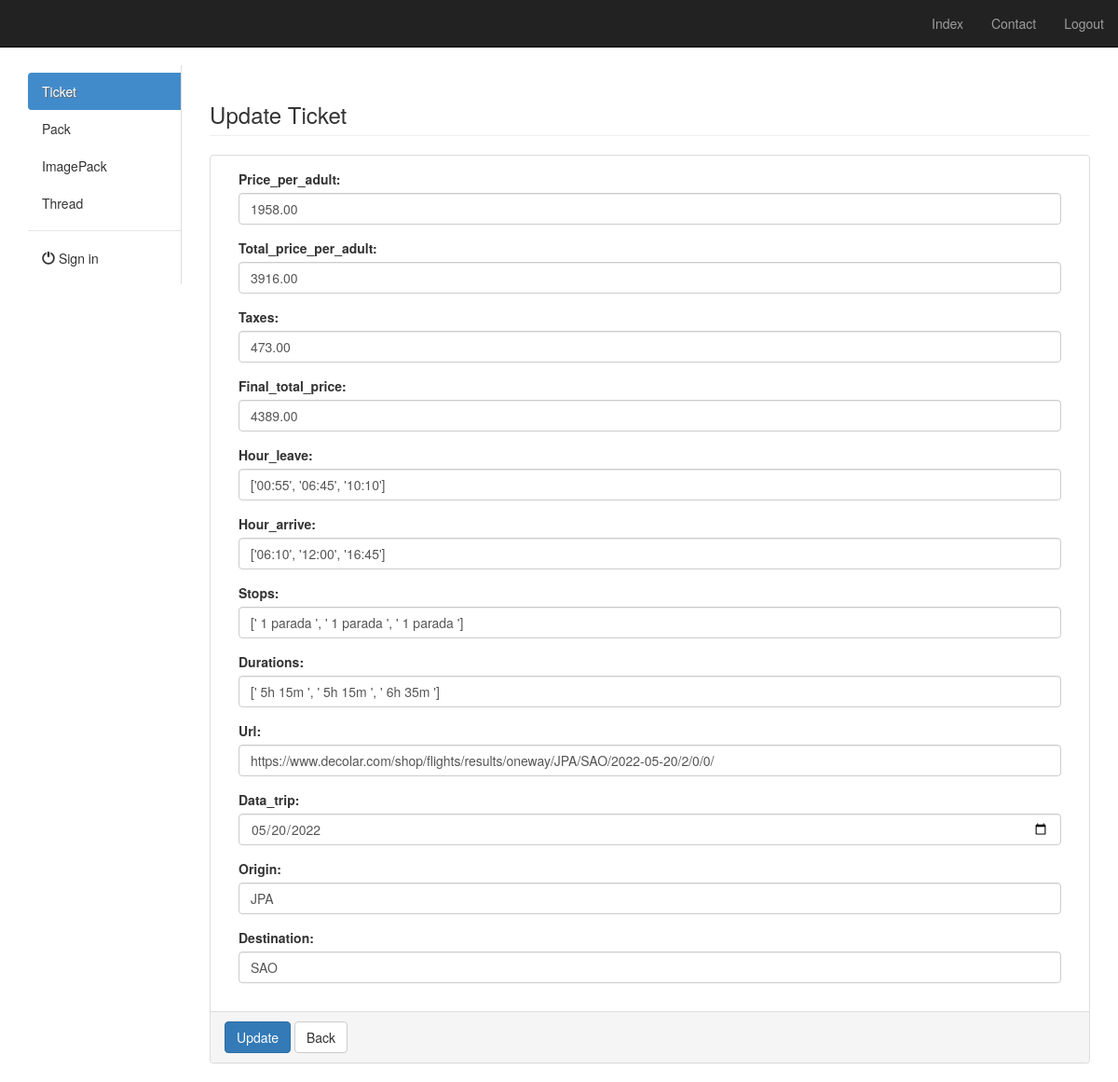
The page /ticket/2939/update/ (signed in) on the database its author committed.
### app/models.py (models this page shows, shortened)
class Timestamp(models.Model):
    created_at = models.DateTimeField(auto_now_add=True)
    updated_at = models.DateTimeField(auto_now=True)
    class Meta:
        abstract = True

class Ticket(Timestamp):
    thread = models.ForeignKey(
        Thread, on_delete=models.CASCADE, blank=True, null=True)
    price_per_adult = models.DecimalField(max_digits=9, decimal_places=2)
    total_price_per_adult = models.DecimalField(max_digits=9, decimal_places=2)
    taxes = models.DecimalField(max_digits=9, decimal_places=2)
    final_total_price = models.DecimalField(max_digits=9, decimal_places=2)
    hour_leave = models.CharField(max_length=255)
    hour_arrive = models.CharField(max_length=255)
    stops = models.CharField(max_length=255)
    durations = models.CharField(max_length=255)
    url = models.URLField(blank=True, null=True)
    data_trip = models.DateField(blank=True, null=True)
    origin = models.CharField(max_length=255)
    destination = models.CharField(max_length=255)

### app/views/ticket.py (the view, shortened to what this page needs)
class Update(LoginRequiredMixin, TicketMixin, PermissionRequiredMixin, TicketFormSetManagement, UpdateView):
    login_url = '/admin/login/'
    model = Ticket
    template_name = 'ticket/update.html'
    context_object_name = 'ticket'
    form_class = TicketForm
    permission_required = (
        'app.change_ticket'
    )
    def get_initial(self):
        data = super(Update, self).get_initial()
        return data
    def get_context_data(self, **kwargs):
        data = super(Update, self).get_context_data(**kwargs)
        return data

### app/forms.py
class TicketForm(BaseForm, ModelForm):
    class Meta:
        model = models.Ticket
        fields = (
            "id", "price_per_adult", "total_price_per_adult", "taxes", "final_total_price", "hour_leave", "hour_arrive",
            "stops", "durations", "url", "data_trip", "origin", "destination")
        widgets = generate_bootstrap_widgets_for_all_fields(models.Ticket)
    def __init__(self, *args, **kwargs):
        super(TicketForm, self).__init__(*args, **kwargs)

### app/mixins.py (called while the page is built)
    def get_context_data(self, **kwargs):
        context = super(TicketMixin, self).get_context_data(**kwargs)
        if self.model:
            context['model_name'] = self.model._meta.verbose_name.title()
            context['model_name_plural'] = self.model._meta.verbose_name_plural.title()
        return context

### app/views/ticket.py (called while the page is built, shortened)
    def get_context_data(self, **kwargs):
        data = super(TicketFormSetManagement, self).get_context_data(**kwargs)
        return data

### app/templates/ticket/update.html (shortened to what this page needs)
{% extends 'base.html' %}
{% load static %}
{% load form_utils %}
{% block content %}
    <h3 class="page-header">Update Ticket</h3>
    <div class="row">
        <div class="col-sm-12">
            <form action="" method="post">
                <div class="panel panel-default">
                    <div class="panel-body">
                        <div class="col-xs-12">
 <div class="form-group">
 <label>Price_per_adult:</label>
{{ form.price_per_adult }}
 </div>
 </div>
<div class="col-xs-12">
 <div class="form-group">
 <label>Total_price_per_adult:</label>
{{ form.total_price_per_adult }}
 </div>
 </div>
<div class="col-xs-12">
 <div class="form-group">
 <label>Taxes:</label>
{{ form.taxes }}
 </div>
 </div>
<div class="col-xs-12">
 <div class="form-group">
 <label>Final_total_price:</label>
{{ form.final_total_price }}
 </div>
 </div>
<div class="col-xs-12">
 <div class="form-group">
 <label>Hour_leave:</label>
{{ form.hour_leave }}
 </div>
 </div>
<div class="col-xs-12">
 <div class="form-group">
 <label>Hour_arrive:</label>
{{ form.hour_arrive }}
 </div>
 </div>
<div class="col-xs-12">
 <div class="form-group">
 <label>Stops:</label>
{{ form.stops }}
 </div>
 </div>
<div class="col-xs-12">
 <div class="form-group">
 <label>Durations:</label>
{{ form.durations }}
 </div>
 </div>
<div class="col-xs-12">
 <div class="form-group">
 <label>Url:</label>
{{ form.url }}
 </div>
 </div>
<div class="col-xs-12">
 <div class="form-group">
 <label>Data_trip:</label>
{{ form.data_trip }}
 </div>
 </div>
<div class="col-xs-12">
 <div class="form-group">
 <label>Origin:</label>
{{ form.origin }}
 </div>
 </div>
<div class="col-xs-12">
 <div class="form-group">
 <label>Destination:</label>
{{ form.destination }}
 </div>
 </div>
                    </div>
                    <div class="panel-footer">
                        <div id="actions" class="row">
                            <div class="col-md-12">
                               <button id="btn_atualizar" class="btn btn-primary" type="submit">
                                    Update
                                </button>
                                <a href="{% url 'TICKET_list' %}" class="btn btn-default">Back</a>
                            </div>
                        </div>
                    </div>
                </div>
            </form>
        </div>
    </div>
{% endblock %}

### rows shown on the page
Ticket: price_per_adult "1958.00", total_price_per_adult "3916.00", taxes "473.00", final_total_price "4389.00", hour_leave "['00:55', '06:45', '10:10']", hour_arrive "['06:10', '12:00', '16:45']", stops "[' 1 parada ', ' 1 parada ', ' 1 parada ']", durations "[' 5h 15m ', ' 5h 15m ', ' 6h 35m ']", url "https://www.decolar.com/shop/flights/results/oneway/JPA/SAO/2022-05-20/2/0/0/", data_trip "05/20/2022", origin "JPA", destination "SAO"
